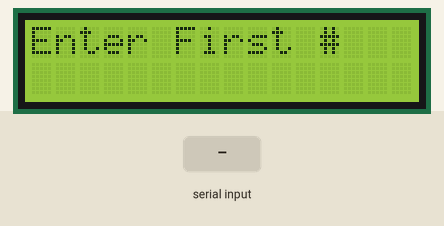
This program was run on a simulated Arduino Uno, built with avr-gcc and run on an emulated ATmega328P. Parts: 16×2 character LCD. The test bench sets the inputs (shaded band). What the program prints to the serial monitor is not drawn.

Above: at 1.2 s.
1.3 s: "90/45\n" received over Serial
At 2.6 s:
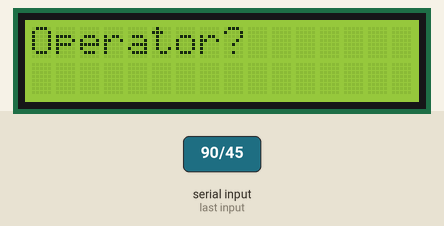
4.3 s: "1/90/45\n" received over Serial
At 6.2 s:
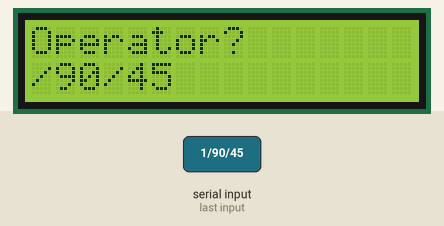
7.3 s: "0\n" received over Serial
At 9.7 s:
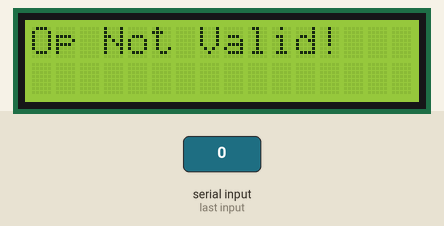
10.3 s: "+" received over Serial
At 11.7 s:
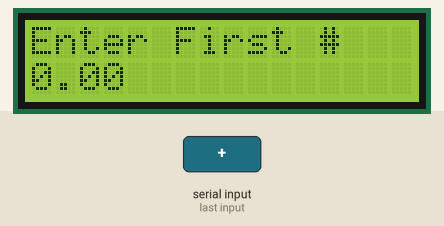
13.3 s: "*" received over Serial
At 15.3 s:
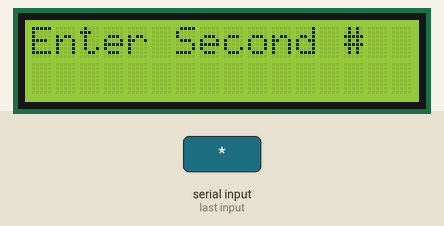
16.3 s: "30/150\n" received over Serial
At 18.2 s:
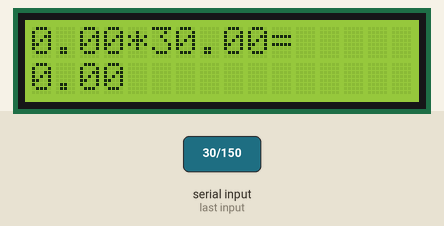
Timing chart, 0 to 19.3 s (numbered marks = the images above; inputs shaded):
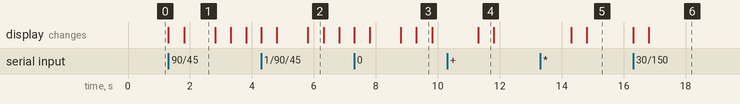

Measured:
- after the input at 1.3 s, the display: first changes at once (image 1 shows a later state)
- after the input at 4.3 s, the display: first changes at once (image 2 shows a later state)
- after the input at 7.3 s, the display: first changes at once (image 3 shows a later state)
- after the input at 10.3 s, the display: changes after 1.0 s (image 4)
- after the input at 13.3 s, the display: first changes after 1.0 s (image 5 shows a later state)
- after the input at 16.3 s, the display: first changes at once (image 6 shows a later state)
- what the display in image 1 shows lasts 1.0 s, from 1.8 s to 2.8 s

The program:

main.cpp
```cpp
#include <Arduino.h>
#include <LiquidCrystal.h>
#include <Wire.h>

int rs=7;
int en=8;
int d4=9;
int d5=10;
int d6=11;
int d7=12;
int j;
LiquidCrystal lcd(rs,en,d4,d5,d6,d7);

float firstNum=1;
float secondNum=1;
String op;
float sum;

int dt=500;
int finaldt=3000;

void setup() {
  // put your setup code here, to run once:
  Serial.begin(9600);
  lcd.begin(16,2);
}

void loop() {
  // put your main code here, to run repeatedly:

lcd.setCursor(0,0);
lcd.print("Enter First #");
while (Serial.available()==0) {}
firstNum = Serial.parseFloat();
Serial.print(firstNum);
lcd.setCursor(0,1);
lcd.print(firstNum);
delay(dt);
lcd.clear();

lcd.setCursor(0,0);
lcd.print("Operator?");
while (Serial.available()==0) {}
op = Serial.readString();
Serial.print(op);
lcd.setCursor(0,1);
lcd.print(op);
delay(dt);
lcd.clear();


if (op == "+" || op == "-" || op == "*" || op == "/" )
{

  lcd.setCursor(0,0);
  lcd.print("Enter Second #");
  while (Serial.available()==0) {}
  secondNum = Serial.parseFloat();
  Serial.print(secondNum);
  lcd.setCursor(0,1);
  lcd.print(secondNum);
  delay(dt);
  lcd.clear();

  if (op == "+")
  {
  sum=firstNum+secondNum;
  }

  if (op == "-")
  {
  sum=firstNum-secondNum;
  }

  if (op == "/")
  {
  sum=firstNum/secondNum;
  }

  if (op == "*")
  {
  sum=firstNum*secondNum;
  }

  lcd.setCursor(0,0);
  lcd.print(firstNum);
  lcd.print(op);
  lcd.print(secondNum);
  lcd.print("=");
  lcd.setCursor(0,1);
  lcd.print(sum);


  delay(finaldt);
  lcd.clear();

} else {

lcd.setCursor(0,0);
lcd.print("Op Not Valid!");
delay(dt);
lcd.clear();

}


}
```
